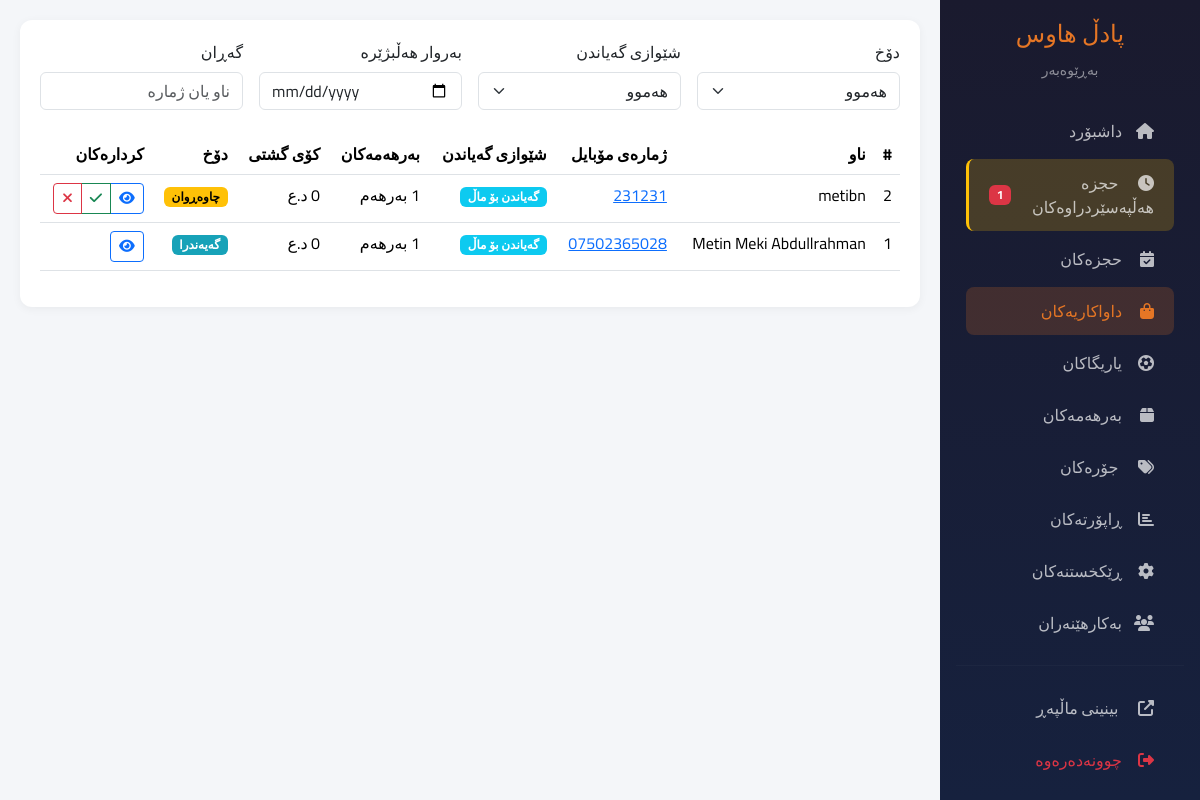
Page /admin/orders (signed in) on the committed database.
### app/models/order.py (models this page shows, shortened)
class Order(db.Model):
    __tablename__ = 'order'
    id = db.Column(db.Integer, primary_key=True)
    customer_name = db.Column(db.String(100), nullable=False)
    customer_phone = db.Column(db.String(20), nullable=False)
    customer_email = db.Column(db.String(100))
    customer_address = db.Column(db.Text)
    total_price = db.Column(db.Float, nullable=False)
    status = db.Column(db.String(20), default='pending')  # pending, confirmed, processing, delivered, cancelled
    notes = db.Column(db.Text)
    created_at = db.Column(db.DateTime, default=datetime.utcnow)
    items = db.relationship('OrderItem', backref='order', lazy=True, cascade='all, delete-orphan')

### app/routes/admin.py (the view)
@admin_bp.route('/orders')
@login_required
def manage_orders():
    status_filter = request.args.get('status', 'all')
    query = Order.query
    if status_filter != 'all':
        query = query.filter_by(status=status_filter)
    orders = query.order_by(Order.created_at.desc()).all()
    return render_template('admin/orders.html',
                           orders=orders,
                           current_status=status_filter
                           )

### app/routes/admin.py (called while the page is built)
@admin_bp.app_context_processor
def inject_pending_count():
    if current_user.is_authenticated:
        pending_bookings_count = Booking.query.filter_by(status='pending').count()
        return {'pending_bookings_count': pending_bookings_count}
    return {'pending_bookings_count': 0}

### app/translations.py (called while the page is built)
def get_translation(key, lang='ku'):
    if lang not in TRANSLATIONS:
        lang = 'ku'  # Default to Kurdish
    return TRANSLATIONS.get(lang, {}).get(key, key)

### app/templates/admin/orders.html (shortened to what this page needs)
{% extends 'admin/base_admin.html' %}
{% block content %}
<div class="table-card">
    <div class="row g-3 mb-4">
        <div class="col-md-3">
            <label class="form-label">{% if current_lang == 'ku' %}دۆخ{% elif current_lang == 'ar' %}الحالة{% else %}Status{% endif %}</label>
            <select id="filter-status" class="form-select">
                <option value="">{{ t('all') }}</option>
            </select>
        </div>
        <div class="col-md-3">
            <label class="form-label">{{ t('delivery_method') }}</label>
            <select id="filter-delivery" class="form-select">
                <option value="">{{ t('all') }}</option>
            </select>
        </div>
        <div class="col-md-3">
            <label class="form-label">{{ t('select_date') }}</label>
            <input type="date" id="filter-date" class="form-control">
        </div>
        <div class="col-md-3">
            <label class="form-label">{{ t('search') }}</label>
            <input type="text" id="filter-search" class="form-control" placeholder="{% if current_lang == 'ku' %}ناو یان ژمارە{% elif current_lang == 'ar' %}الاسم أو الرقم{% else %}Name or phone{% endif %}">
        </div>
    </div>
    <div class="table-responsive">
        <table class="table table-hover">
            <thead>
                <tr>
                    <th>#</th>
                    <th>{{ t('customer_name') }}</th>
                    <th>{{ t('customer_phone') }}</th>
                    <th>{{ t('delivery_method') }}</th>
                    <th>{{ t('products') }}</th>
                    <th>{{ t('total') }}</th>
                    <th>{% if current_lang == 'ku' %}دۆخ{% elif current_lang == 'ar' %}الحالة{% else %}Status{% endif %}</th>
                    <th>{{ t('actions') }}</th>
                </tr>
            </thead>
            <tbody>
                {% if orders %}
                    {% for order in orders %}
                    <tr>
                        <td>{{ order.id }}</td>
                        <td>{{ order.customer_name }}</td>
                        <td>
                            <a href="tel:{{ order.customer_phone }}">{{ order.customer_phone }}</a>
                        </td>
                        <td>
                            {% if order.delivery_method == 'pickup' %}
                            <span class="badge bg-secondary">{{ t('pickup') }}</span>
                            {% else %}
                            <span class="badge bg-info">{{ t('delivery') }}</span>
                            {% endif %}
                        </td>
                        <td>{{ order.items|length if order.items else 0 }} {% if current_lang == 'ku' %}بەرهەم{% elif current_lang == 'ar' %}منتج{% else %}items{% endif %}</td>
                        <td>{{ "{:,.0f}".format(order.total|default(0)) }} {{ t('iqd') }}</td>
                        <td>
                            {% if order.status == 'pending' %}
                            <span class="badge badge-pending">{{ t('pending') }}</span>
                            {% elif order.status == 'confirmed' %}
                            <span class="badge badge-confirmed">{{ t('confirmed') }}</span>
                            {% elif order.status == 'delivered' %}
                            <span class="badge badge-completed">{{ t('delivered') }}</span>
                            {% else %}
                            <span class="badge badge-cancelled">{{ t('cancelled') }}</span>
                            {% endif %}
                        </td>
                        <td>
                            <div class="btn-group btn-group-sm">
                                <button class="btn btn-outline-primary btn-view" data-id="{{ order.id }}" title="{{ t('view') }}">
                                    <i class="fas fa-eye"></i>
                                </button>
                                {% if order.status == 'pending' %}
                                <button class="btn btn-outline-success btn-confirm" data-id="{{ order.id }}" title="{{ t('confirm') }}">
                                    <i class="fas fa-check"></i>
                                </button>
                                {% elif order.status == 'confirmed' %}
                                <button class="btn btn-outline-info btn-deliver" data-id="{{ order.id }}" title="{{ t('delivered') }}">
                                    <i class="fas fa-truck"></i>
                                </button>
                                {% endif %}
                                {% if order.status not in ['delivered', 'cancelled'] %}
                                <button class="btn btn-outline-danger btn-cancel" data-id="{{ order.id }}" title="{{ t('cancel') }}">
                                    <i class="fas fa-times"></i>
                                </button>
                                {% endif %}
                            </div>
                        </td>
                    </tr>
                    {% endfor %}
                {% else %}
                <tr>
                    <td colspan="8" class="text-center py-4 text-muted">{{ t('no_orders') }}</td>
                </tr>
                {% endif %}
            </tbody>
        </table>
    </div>
</div>
{% endblock %}

### rows in the picture
Order: id "2", customer_name "metibn", customer_phone "231231", t "گەیاندن بۆ ماڵ", total "0", t "د.ع", t "چاوەڕوان"
Order: id "1", customer_name "Metin Meki Abdullrahman", customer_phone "07502365028", t "گەیاندن بۆ ماڵ", total "0", t "د.ع", t "گەیەندرا"

### other values in the picture
{{ t('site_name') }} "پادڵ هاوس"
{{ t('admin') }} "بەڕێوەبەر"
{{ t('dashboard') }} "داشبۆرد"
{{ pending_bookings_count }} "1"
{{ t('bookings') }} "حجزەکان"
{{ t('orders') }} "داواکاریەکان"
{{ t('stadiums') }} "یاریگاکان"
{{ t('products') }} "بەرهەمەکان"
{{ t('reports') }} "ڕاپۆرتەکان"
{{ t('settings') }} "ڕێکخستنەکان"
{{ t('users') }} "بەکارهێنەران"
{{ t('logout') }} "چوونەدەرەوە"
{{ t('delivery_method') }} "شێوازی گەیاندن"
{{ t('select_date') }} "بەروار هەڵبژێرە"
{{ t('search') }} "گەڕان"
